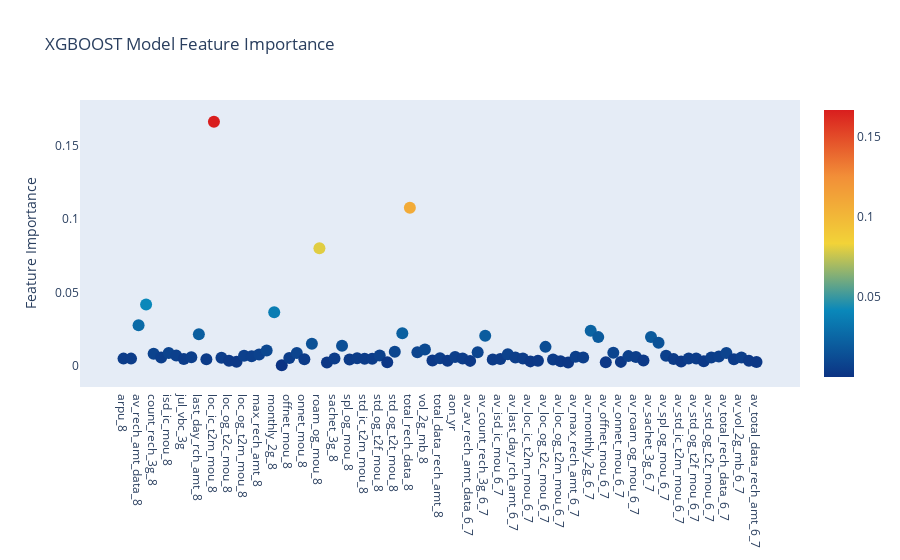

Source (notebook cell):
### Code cell
# Scatter plot 
trace = go.Scatter(
    y = xgb_cfl.feature_importances_,
    x = X.columns.values,
    mode='markers',
    marker=dict(
        sizemode = 'diameter',
        sizeref = 1.3,
        size = 12,
        color = xgb_cfl.feature_importances_,
        colorscale='Portland',
        showscale=True
    ),
    text = X.columns.values
)
data = [trace]

layout= go.Layout(
    autosize= True,
    title= 'XGBOOST Model Feature Importance',
    hovermode= 'closest',
     xaxis= dict(
         ticklen= 5,
         showgrid=False,
        zeroline=False,
        showline=False
     ),
    yaxis=dict(
        title= 'Feature Importance',
        showgrid=False,
        zeroline=False,
        ticklen= 5,
        gridwidth= 2
    ),
    showlegend= False
)
fig = go.Figure(data=data, layout=layout)
py.iplot(fig,filename='scatter')

### Figure 1 — Plotly figure (JSON) as saved in the notebook; plotly's stock layout.template omitted (floating-point values rounded to 4 significant figures)
{"data": [{"marker": {"color": [0.004742, 0.00474, 0.02756, 0.04165, 0.008117, 0.005477, 0.008589, 0.006788, 0.004439, 0.005638, 0.02136, 0.004338, 0.1664, 0.005292, 0.003232, 0.002624, 0.006778, 0.006352, 0.007503, 0.01031, 0.03638, 0.0002849, 0.005181, 0.008525, 0.004262, 0.01492, 0.0801, 0.002138, 0.004838, 0.01355, 0.004137, 0.004987, 0.004713, 0.004602, 0.006902, 0.002316, 0.009468, 0.02204, 0.1078, 0.009116, 0.01089, 0.003433, 0.004939, 0.00334, 0.005902, 0.004878, 0.0032, 0.009139, 0.02036, 0.00412, 0.00443, 0.007789, 0.005447, 0.004748, 0.002861, 0.003363, 0.01276, 0.004195, 0.0029, 0.002026, 0.00597, 0.00549, 0.02374, 0.01942, 0.002202, 0.008779, 0.00252, 0.006447, 0.005802, 0.003391, 0.01945, 0.01565, 0.00674, 0.004405, 0.002747, 0.004818, 0.004792, 0.002985, 0.005517, 0.006232, 0.008517, 0.004275, 0.0055, 0.003204, 0.002512], "colorscale": [[0, "rgb(12,51,131)"], [0.25, "rgb(10,136,186)"], [0.5, "rgb(242,211,56)"], [0.75, "rgb(242,143,56)"], [1, "rgb(217,30,30)"]], "showscale": true, "size": 12, "sizemode": "diameter", "sizeref": 1.3}, "mode": "markers", "text": ["arpu_8", "aug_vbc_3g", "av_rech_amt_data_8", "count_rech_2g_8", "count_rech_3g_8", "ic_others_8", "isd_ic_mou_8", "isd_og_mou_8", "jul_vbc_3g", "jun_vbc_3g", "last_day_rch_amt_8", "loc_ic_t2f_mou_8", "loc_ic_t2m_mou_8", "loc_ic_t2t_mou_8", "loc_og_t2c_mou_8", "loc_og_t2f_mou_8", "loc_og_t2m_mou_8", "loc_og_t2t_mou_8", "max_rech_amt_8", "max_rech_data_8", "monthly_2g_8", "monthly_3g_8", "offnet_mou_8", "og_others_8", "onnet_mou_8", "roam_ic_mou_8", "roam_og_mou_8", "sachet_2g_8", "sachet_3g_8", "spl_ic_mou_8", "spl_og_mou_8", "std_ic_t2f_mou_8", "std_ic_t2m_mou_8", "std_ic_t2t_mou_8", "std_og_t2f_mou_8", "std_og_t2m_mou_8", "std_og_t2t_mou_8", "total_rech_amt_8", "total_rech_data_8", "total_rech_num_8", "vol_2g_mb_8", "vol_3g_mb_8", "total_data_rech_amt_8", "avg_rech_amt_6_7", "aon_yr", "av_arpu_6_7", "av_av_rech_amt_data_6_7", "av_count_rech_2g_6_7", "av_count_rech_3g_6_7", "av_ic_others_6_7", "av_isd_ic_mou_6_7", "av_isd_og_mou_6_7", "av_last_day_rch_amt_6_7", "av_loc_ic_t2f_mou_6_7", "av_loc_ic_t2m_mou_6_7", "av_loc_ic_t2t_mou_6_7", "av_loc_og_t2c_mou_6_7", "av_loc_og_t2f_mou_6_7", "av_loc_og_t2m_mou_6_7", "av_loc_og_t2t_mou_6_7", "av_max_rech_amt_6_7", "av_max_rech_data_6_7", "av_monthly_2g_6_7", "av_monthly_3g_6_7", "av_offnet_mou_6_7", "av_og_others_6_7", "av_onnet_mou_6_7", "av_roam_ic_mou_6_7", "av_roam_og_mou_6_7", "av_sachet_2g_6_7", "av_sachet_3g_6_7", "av_spl_ic_mou_6_7", "av_spl_og_mou_6_7", "av_std_ic_t2f_mou_6_7", "av_std_ic_t2m_mou_6_7", "av_std_ic_t2t_mou_6_7", "av_std_og_t2f_mou_6_7", "av_std_og_t2m_mou_6_7", "av_std_og_t2t_mou_6_7", "av_total_rech_amt_6_7", "av_total_rech_data_6_7", "av_total_rech_num_6_7", "av_vol_2g_mb_6_7", "av_vol_3g_mb_6_7", "av_total_data_rech_amt_6_7"], "type": "scatter", "x": ["arpu_8", "aug_vbc_3g", "av_rech_amt_data_8", "count_rech_2g_8", "count_rech_3g_8", "ic_others_8", "isd_ic_mou_8", "isd_og_mou_8", "jul_vbc_3g", "jun_vbc_3g", "last_day_rch_amt_8", "loc_ic_t2f_mou_8", "loc_ic_t2m_mou_8", "loc_ic_t2t_mou_8", "loc_og_t2c_mou_8", "loc_og_t2f_mou_8", "loc_og_t2m_mou_8", "loc_og_t2t_mou_8", "max_rech_amt_8", "max_rech_data_8", "monthly_2g_8", "monthly_3g_8", "offnet_mou_8", "og_others_8", "onnet_mou_8", "roam_ic_mou_8", "roam_og_mou_8", "sachet_2g_8", "sachet_3g_8", "spl_ic_mou_8", "spl_og_mou_8", "std_ic_t2f_mou_8", "std_ic_t2m_mou_8", "std_ic_t2t_mou_8", "std_og_t2f_mou_8", "std_og_t2m_mou_8", "std_og_t2t_mou_8", "total_rech_amt_8", "total_rech_data_8", "total_rech_num_8", "vol_2g_mb_8", "vol_3g_mb_8", "total_data_rech_amt_8", "avg_rech_amt_6_7", "aon_yr", "av_arpu_6_7", "av_av_rech_amt_data_6_7", "av_count_rech_2g_6_7", "av_count_rech_3g_6_7", "av_ic_others_6_7", "av_isd_ic_mou_6_7", "av_isd_og_mou_6_7", "av_last_day_rch_amt_6_7", "av_loc_ic_t2f_mou_6_7", "av_loc_ic_t2m_mou_6_7", "av_loc_ic_t2t_mou_6_7", "av_loc_og_t2c_mou_6_7", "av_loc_og_t2f_mou_6_7", "av_loc_og_t2m_mou_6_7", "av_loc_og_t2t_mou_6_7", "av_max_rech_amt_6_7", "av_max_rech_data_6_7", "av_monthly_2g_6_7", "av_monthly_3g_6_7", "av_offnet_mou_6_7", "av_og_others_6_7", "av_onnet_mou_6_7", "av_roam_ic_mou_6_7", "av_roam_og_mou_6_7", "av_sachet_2g_6_7", "av_sachet_3g_6_7", "av_spl_ic_mou_6_7", "av_spl_og_mou_6_7", "av_std_ic_t2f_mou_6_7", "av_std_ic_t2m_mou_6_7", "av_std_ic_t2t_mou_6_7", "av_std_og_t2f_mou_6_7", "av_std_og_t2m_mou_6_7", "av_std_og_t2t_mou_6_7", "av_total_rech_amt_6_7", "av_total_rech_data_6_7", "av_total_rech_num_6_7", "av_vol_2g_mb_6_7", "av_vol_3g_mb_6_7", "av_total_data_rech_amt_6_7"], "y": [0.004742, 0.00474, 0.02756, 0.04165, 0.008117, 0.005477, 0.008589, 0.006788, 0.004439, 0.005638, 0.02136, 0.004338, 0.1664, 0.005292, 0.003232, 0.002624, 0.006778, 0.006352, 0.007503, 0.01031, 0.03638, 0.0002849, 0.005181, 0.008525, 0.004262, 0.01492, 0.0801, 0.002138, 0.004838, 0.01355, 0.004137, 0.004987, 0.004713, 0.004602, 0.006902, 0.002316, 0.009468, 0.02204, 0.1078, 0.009116, 0.01089, 0.003433, 0.004939, 0.00334, 0.005902, 0.004878, 0.0032, 0.009139, 0.02036, 0.00412, 0.00443, 0.007789, 0.005447, 0.004748, 0.002861, 0.003363, 0.01276, 0.004195, 0.0029, 0.002026, 0.00597, 0.00549, 0.02374, 0.01942, 0.002202, 0.008779, 0.00252, 0.006447, 0.005802, 0.003391, 0.01945, 0.01565, 0.00674, 0.004405, 0.002747, 0.004818, 0.004792, 0.002985, 0.005517, 0.006232, 0.008517, 0.004275, 0.0055, 0.003204, 0.002512]}], "layout": {"autosize": true, "hovermode": "closest", "showlegend": false, "title": {"text": "XGBOOST Model Feature Importance"}, "xaxis": {"showgrid": false, "showline": false, "ticklen": 5, "zeroline": false}, "yaxis": {"gridwidth": 2, "showgrid": false, "ticklen": 5, "title": {"text": "Feature Importance"}, "zeroline": false}}}
